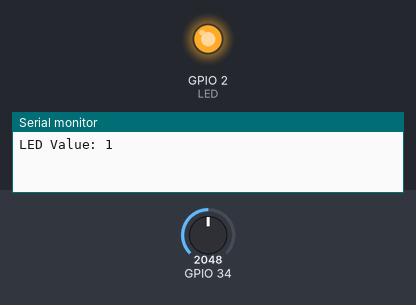
The program below on a simulated ESP32. Parts: output pins drawn as LEDs (lit = HIGH), the last lines printed to the serial monitor. The inputs (shaded band) are chosen by the test bench; at power-on: GPIO 34 = 2048.

Above: at 1.5 s.
At 4.5 s:
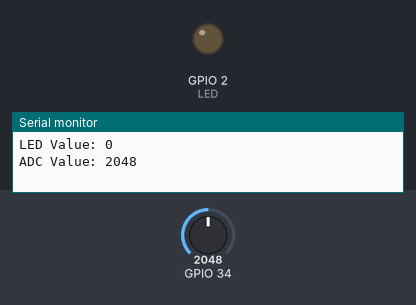
Timing chart, 0 to 7.8 s (numbered marks = the images above):
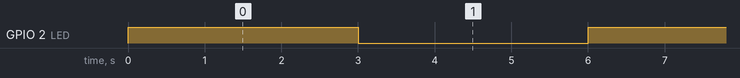

Measured:
- by itself, GPIO 2 (LED): alternates HIGH for 3.0 s and LOW for 3.0 s

The program:

main.cpp
```cpp
/*********************************************************
* Example for demonstration or use of binary seminar within
* an ISR
* By: Mateus Sousa
*********************************************************/

/* Use of semaphores: Tasks synchronization, Tasks and interrupts synchronization, resource constraint
 * - Binary semaphore - interrupt treatment (the interrupt releases the semaphore)
 * - Mutex - peripheral usage like I2C, SPI.. (the task releases the semaphore)
 * - Counting semaphore - when an event occurs then one task will process the first event; While this is happening another
 *  insterrupts can occur; this interrupts can wait until the task process them in order one by one.
 *
 */

#include <Arduino.h>

#include "freertos/FreeRTOS.h"
#include "freertos/task.h"
#include "freertos/queue.h"
#include "freertos/semphr.h"

#define LED 2

TaskHandle_t xTaskADCHandle;

SemaphoreHandle_t xSemaphore;

void vTaskADC(void * pvParameters);

void setup(){

  Serial.begin(9600);
  pinMode(LED,OUTPUT);

  xSemaphore = xSemaphoreCreateBinary();

  if(xSemaphore == NULL){
   Serial.println("The semaphore could not be created!");
   while(1);
  }

  xTaskCreate(vTaskADC,"TaskADC",configMINIMAL_STACK_SIZE+1024, NULL,1,&xTaskADCHandle);

}

void loop(){
  digitalWrite(LED,!digitalRead(LED));
  Serial.println("LED Value: " + String(digitalRead(LED)));
  vTaskDelay(pdMS_TO_TICKS(3000)); // Wait 3 sec
  xSemaphoreGive(xSemaphore); // Release semaphore after above configuration

}

void vTaskADC(void * pvParameters){

  int adcValue;

  while(1){
   xSemaphoreTake(xSemaphore,portMAX_DELAY);
   adcValue = analogRead(34);
   Serial.println("ADC Value: " + String(adcValue));
   Serial.println(" ");
  }
}
```
